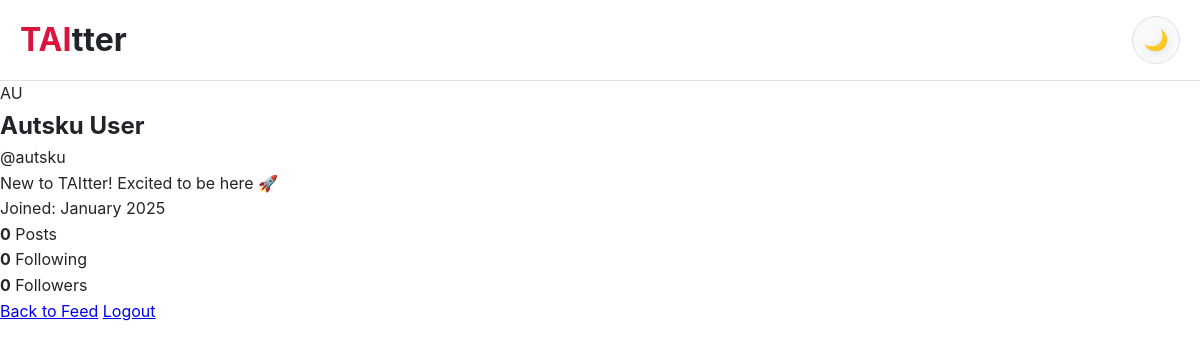
The page /TAItter/user.php (signed in) on the database its author committed.
### tables this page shows
CREATE TABLE `users` (
  `user_id` int(11) NOT NULL AUTO_INCREMENT,
  `first_name` varchar(50) NOT NULL,
  `last_name` varchar(50) NOT NULL,
  `email` varchar(100) NOT NULL,
  `username` varchar(50) NOT NULL,
  `password` varchar(255) NOT NULL,
  `bio` text DEFAULT NULL,
  `date_of_birth` date NOT NULL,
  `created_at` timestamp NOT NULL DEFAULT current_timestamp(),
  PRIMARY KEY (`user_id`),
  UNIQUE KEY `email` (`email`),
  UNIQUE KEY `username` (`username`)
);

### TAItter/user.php (the view, shortened to what this page needs)
<?php
require_once 'connect/connect.php';
$user_id = $_SESSION['user_id'];
$sql = "SELECT * FROM users WHERE user_id = :user_id";
$stmt = $yhteys->prepare($sql);
$stmt->execute([':user_id' => $user_id]);
$user = $stmt->fetch(PDO::FETCH_ASSOC);
?>
<!DOCTYPE html>
<html lang="en">
<head>
    <link rel="stylesheet" href="style/user.css">
</head>
<body>
    <header class="header">
        <div class="header-content">
            <a href="index.php" class="logo"><span class="logo-highlight">TAI</span>tter</a>
            <button class="theme-toggle" onclick="toggleTheme()">
                <span class="theme-icon moon" id="theme-icon">🌙</span>
            </button>
        </div>
    </header>
    <main class="main-container">
        <section class="profile-section">
            <div class="profile-header">
                <div class="avatar-large"><?= strtoupper(substr($user['first_name'], 0, 1) . substr($user['last_name'], 0, 1)) ?></div>
                <h1><?= htmlspecialchars($user['first_name'] . ' ' . $user['last_name']) ?></h1>
                <p class="username">@<?= htmlspecialchars($user['username']) ?></p>
                <p class="bio"><?= htmlspecialchars($user['bio'] ?? 'No bio yet.') ?></p>
                <p class="join-date">Joined: <?= date('F Y', strtotime($user['created_at'])) ?></p>
            </div>
            <div class="profile-stats">
                <div class="stat">
                    <strong>0</strong>
                    <span>Posts</span>
                </div>
                <div class="stat">
                    <strong>0</strong>
                    <span>Following</span>
                </div>
                <div class="stat">
                    <strong>0</strong>
                    <span>Followers</span>
                </div>
            </div>
            <div class="profile-actions">
                <a href="posts.php" class="btn">Back to Feed</a>
                <a href="connect/logout.php" class="btn-secondary">Logout</a>
            </div>
        </section>
    </main>
</body>
</html>

### TAItter/style/user.css (style rules this page uses)
:root { --bg-primary: #ffffff; --bg-secondary: #f8f9fa; --bg-tertiary: #e9ecef; --text-primary: #212529; --text-secondary: #6c757d; --accent-primary: #dc143c; --accent-hover: #a70b2a; --border-color: #dee2e6; --shadow-light: rgba(0, 0, 0, 0.1); --shadow-medium: rgba(0, 0, 0, 0.15); }
* { margin: 0; padding: 0; box-sizing: border-box; }
body { font-family: -apple-system, BlinkMacSystemFont, 'Segoe UI', Roboto, Helvetica, Arial, sans-serif; background-color: var(--bg-primary); color: var(--text-primary); line-height: 1.6; transition: background-color 0.3s ease, color 0.3s ease; }
.header { background-color: var(--bg-primary); border-bottom: 1px solid var(--border-color); padding: 0 20px; position: sticky; top: 0; z-index: 100; backdrop-filter: blur(10px); transition: all 0.3s ease; }
.header-content { max-width: auto; margin: 0 auto; display: flex; justify-content: space-between; align-items: center; height: 80px; }
.logo { font-size: 2rem; font-weight: 700; color: var(--text-primaryaccent-primary); text-decoration: none; }
.logo-highlight { color: var(--accent-primary); }
.theme-toggle { background: var(--bg-secondary); border: 1px solid var(--border-color); border-radius: 50%; width: 48px; height: 48px; cursor: pointer; display: flex; align-items: center; justify-content: center; transition: all 0.3s cubic-bezier(0.4, 0, 0.2, 1); color: var(--text-primary); font-size: 20px; position: relative; overflow: hidden; }
.theme-icon { transition: all 0.6s cubic-bezier(0.68, -0.55, 0.265, 1.55); display: inline-block; filter: drop-shadow(0 2px 4px rgba(0, 0, 0, 0.1)); }
.theme-icon.moon { animation: moonGlow 2s ease-in-out infinite alternate; }
.theme-toggle::before { content: ''; position: absolute; inset: -2px; border-radius: 50%; background: conic-gradient(from 0deg, transparent, var(--accent-primary), transparent); opacity: 0; transition: opacity 0.3s ease; }

### rows shown on the page
users: first_name+last_name "AU", first_name+last_name "Autsku User", username "autsku", bio "New to TAItter! Excited to be here 🚀", created_at "January 2025"
